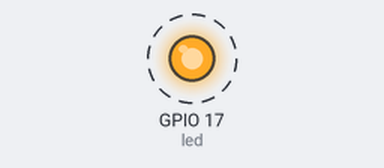
The program below on a simulated Raspberry Pi (BCM pin numbers). Shown: output pins drawn as LEDs (lit = HIGH). Dashed ring = blinking. The clock reads 2024-03-15 10:24:30 at power-on unless the program sets it; what the program prints to the terminal is not drawn. At 10.0 s the program stops and its outputs stay as they are.

Above: at 0.2 s.
Timing chart, 0 to 3.0 s (numbered marks = the images above):
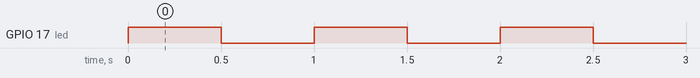

The program:

led_flash.py
```python
import logging

# Configure logging
logging.basicConfig(level=logging.INFO)

# Log a message
logging.info("This is a log message.")

from gpiozero import LED
import time
led = LED(17); #this is the GPIO pin I have it set to


# Using a for loop
for i in range(1, 11):  # Counts from 1 to 10
    print(i);
    led.on();
    time.sleep(0.5);
    led.off();
    time.sleep(0.5);
```

Measured:
- by itself, GPIO 17 (led): alternates HIGH for 0.50 s and LOW for 0.50 s, 20 changes in all, then stays LOW
